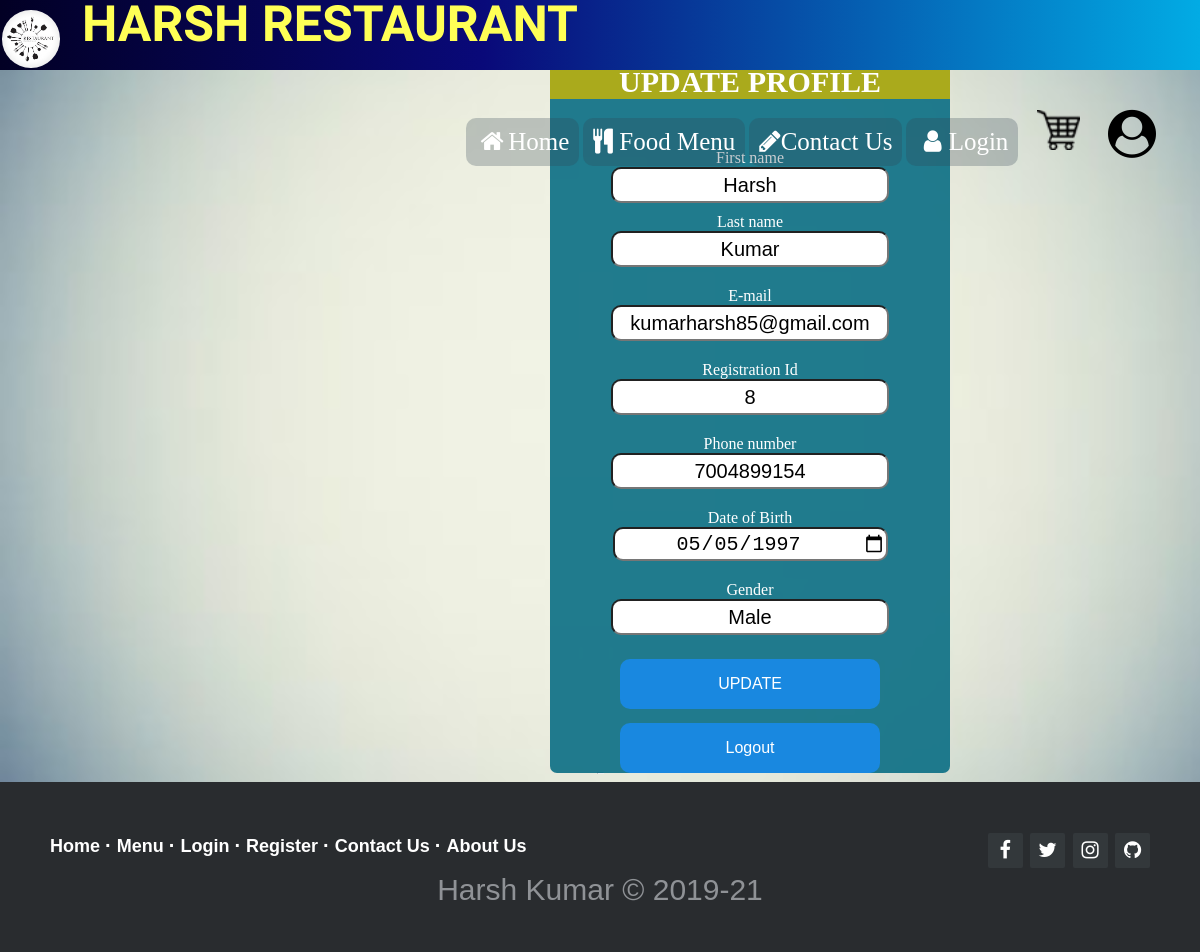
Page /user.php (signed in) on the committed database.
### tables this page shows
CREATE TABLE `registration` (
  `reg_id` int(20) NOT NULL,
  `fname` varchar(20) NOT NULL,
  `lname` varchar(20) NOT NULL,
  `email_id` varchar(50) NOT NULL,
  `password` varchar(200) NOT NULL,
  `mobile` varchar(10) NOT NULL,
  `dob` date NOT NULL,
  `gender` varchar(10) NOT NULL,
  `reg_date` datetime(5) NOT NULL DEFAULT current_timestamp(5)
);

### user.php (the view, shortened to what this page needs)
<?php
include 'connection.php';
$user=$_SESSION['uid'];
$sql="select * from registration where reg_id=$user";
$result=mysqli_query($conn,$sql);
while($row = mysqli_fetch_assoc($result)){
?>
<!DOCTYPE html>
<html>
<head>
    <link rel=stylesheet href="style.css">
    <link rel="stylesheet" type="text/css" href="css/styles.css?version=51">
    <link rel="stylesheet" href="https://cdnjs.cloudflare.com/ajax/libs/font-awesome/4.7.0/css/font-awesome.min.css">
</head>
<body style="background: url(user_bg.jpg); background-size:cover;">
    <header>
        <nav style="width: 100%; border-radius: 0 0 0 0; height: 50px;">
          <a href="index.php"><div class="logo"> <img src="images/logo.jpg" alt="Logo"><p style="font-family: 'Baloo Paaji 2', cursive; font-size: 50px; margin-top:-15px;
">Harsh Restaurant</p></div></a>
           <div class="menu">
                        <ul class="ul">
                            <li class="li"><a href="index.php"><i class="fa fa-fw fa-home"></i>Home</a></li>
                            <li class="li"><a href="foodmenu.php"><i class="fa fa-cutlery" aria-hidden="true"></i> Food Menu</a></li>
                            <li class="li"><a href="ContactUs.php"><i class="fa fa-pencil" aria-hidden="true"></i>Contact Us</a></li>
                            <li class="li"><a href="login.php"><i class="fa fa-fw fa-user"></i>Login</a></li>
                            <a href="cart.php" id="cart" title="Your Cart" ><img src="cart-icon.png" height="40px;"></a>
                            <a href="user.php" id="user"><i class="fa fa-user-circle fa-3x"aria-hidden="true" title="<?php echo $_SESSION['name'];?>"></i></a>
                        </ul>
                    </div>
        </nav>
    </header>
<div style="width: 400px; background-color: rgba(10,110,132,0.9); color: white; transform: translate(550px,15px); border-radius: 7px;">
    <h5 style="background-color: #aaaa1c; text-align: center; font-size: 30px; color:#fff;">UPDATE PROFILE</h5>
    <div>
        <form class="text-center" style="color: #757575; display: grid; grid-gap: 10px; text-align: center;" action="update.php" method="GET">
            <div>
                <div>
                    <div style="padding: 0px;">
                        <label>First name</label><br>
                        <input type="text" name="fname"  value="<?php echo $row['fname']?>" required>
                    </div>
                </div>
                    <div class="md-form">
                        <label>Last name</label><br>
                        <input type="text"  name="lname" value="<?php echo $row['lname'] ?>" required>
                    </div>
            </div>
            <div class="md-form">
                <label>E-mail</label><br>
                <input type="email"  name="mail" value="<?php echo $row['email_id']?>" required>
            </div>
            <div class="md-form">
                 <label>Registration Id</label><br>
                <input type="text" name="reg_id" value="<?php echo $row['reg_id']?>" readonly>
            </div>
            <div class="md-form">
                <label>Phone number</label><br>
                <input type="text" name="mobile" value="<?php echo $row['mobile'] ?>" required>
            </div>
            <div class="md-form">
                 <label>Date of Birth</label><br>
                <input type="date" name="dob" value="<?php echo $row['dob']?>" required>
            </div>
            <div class="md-form">
                 <label>Gender</label><br>
                <input type="text" name="gender" value="<?php echo $row['gender'] ?>" required>
            </div>
            <button class="btn btn-primary" type="submit">UPDATE</button>
        </form>
        <a href="logout.php" style="text-decoration: none;"><button style="margin-top: 0px;">Logout</button></a>
    </div>
</div>
<hr style="width:5px;">
<footer class="footer-distributed">
            <div class="footer-right">
                <a href="https://www.facebook.com/harsh.arya.mgr"><i class="fa fa-facebook"></i></a>
                <a href="https://twitter.com/harsh_mgr"><i class="fa fa-twitter"></i></a>
                <a href="https://www.instagram.com/harsh.mgr/"><i class="fa fa-instagram"></i></a>
                <a href="https://github.com/harshmgr"><i class="fa fa-github"></i></a>
            </div>
            <div class="footer-left">
                <p class="footer-links">
                    <a class="link-1" href="index.php">Home</a>
                    <a href="foodMenu.php">Menu</a>
                    <a href="login.php">Login</a>
                    <a href="register.php">Register</a>
                    <a href="contactUs.php">Contact Us</a>
                    <a href="aboutUs.php">About Us</a>
                </p>
                <p style="text-align: center; font-size: 30px;">Harsh Kumar &copy; 2019-21</p>
            </div>
        </footer>
</body>
</html>
<?php
}
?>

### style.css (style rules this page uses)
html,body { height: 100%; width: 100%; padding: 0px; margin: 0px; }
nav { position: fixed; top:0; left: 0; right: 0; height: 60px; margin:auto; padding: 10px 90px; background-image: linear-gradient(90deg, #020024 0%, #090979 35%, #00d4ff 100%); z-index: 100; }
nav .logo { padding:0; height: 100px; float: left; font-size: 24px; font-weight: bold; text-transform: uppercase; color: #fff; }
nav .logo img { float:left; width: 10%; border-radius: 50%; }
nav .logo p { margin-top: 8px; margin-left: 80px; font-size: 30px; color:#ffff56; }
.menu ul { float: right; margin-right: 200px; list-style: none; }
.menu ul li { display: inline-block; padding: 5px; border: 2px solid #985986; }
.menu ul li a { display: inline-block; text-decoration: none; color: #fff; font-family: big john; }
button { width: 260px; height: 50px; background:#1988e0; border-radius: 10px; margin:14px auto; display: block; font-family: "Montserrat",sans-serif; font-size: 16px; border:none; color: white; }

### css/styles.css (style rules this page uses)
.logo { margin-left: -88px; }
.menu { margin: 0; padding: 0px; }
.menu .ul { margin-top: 0px; }
.menu .ul .li { height: 28px; background-color: #3454; border: none; padding: 10px; border-radius: 10px; }
.menu .ul .li a { font-size: 25px; }
#cart { padding-left: 10px; text-decoration: none; margin-left: 5px; margin-right: 10px; }
#user { position: absolute; padding-left: 18px; color: black; float: right; }
footer { font-family: Roboto; }
.footer-distributed { background-color: #292c2f; box-shadow: 0 1px 1px 0 rgba(0, 0, 0, 0.12); box-sizing: border-box; width: 100%; text-align: left; font: normal 16px sans-serif; padding: 45px 50px; }
.footer-distributed .footer-left p { color: #8f9296; font-size: 14px; margin: 0; }
.footer-distributed p.footer-links { font-size: 18px; font-weight: bold; color: #ffffff; margin: 0 0 10px; padding: 0; transition: ease .25s; }
.footer-distributed p.footer-links a { display: inline-block; line-height: 1.8; text-decoration: none; color: inherit; transition: ease .25s; }
.footer-distributed .footer-links a:before { content: "·"; font-size: 20px; left: 0; color: #fff; display: inline-block; padding-right: 5px; }
.footer-distributed .footer-links .link-1:before { content: none; }
.footer-distributed .footer-right { float: right; margin-top: 6px; max-width: 180px; }
.footer-distributed .footer-right a { display: inline-block; width: 35px; height: 35px; background-color: #33383b; border-radius: 2px; font-size: 20px; color: #ffffff; text-align: center; line-height: 35px; margin-left: 3px; transition:all .25s; }

### user.php (style rules this page uses)
input { width: 270px; text-align: center; border-radius: 10px; height: 30px; font-size: 20px; }
label { color: #fff; }
.md-form { margin-top: 10px; }

### rows in the picture
registration: fname "Harsh", lname "Kumar", mail "kumarharsh85@gmail.com", reg_id "8", mobile "7004899154", dob "05/05/1997", gender "Male"
